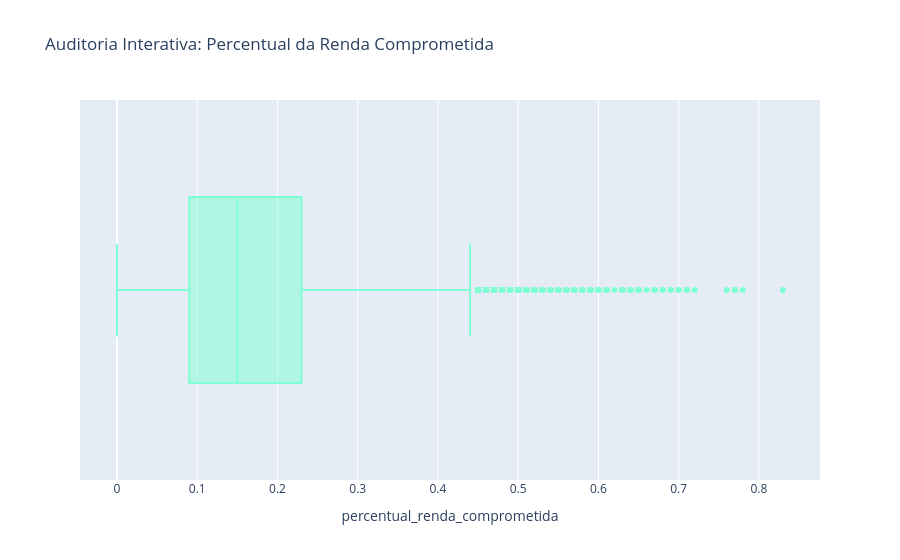

Notebook source saved alongside this figure:
### Code cell
import plotly.express as px

fig_comprometimento = px.box(
    df, 
    x="percentual_renda_comprometida", 
    title="Auditoria Interativa: Percentual da Renda Comprometida",
    points="outliers"
)
fig_comprometimento.update_traces(marker_color='aquamarine')
fig_comprometimento.show()

### Figure 1 — Plotly figure (JSON) as saved in the notebook; plotly's stock layout.template omitted (floating-point values rounded to 4 significant figures; data arrays with more than 128 entries replaced by an {"elided": "..."} marker saying what was removed)
{"data": [{"alignmentgroup": "True", "boxpoints": "outliers", "hovertemplate": "percentual_renda_comprometida=%{x}<extra></extra>", "legendgroup": "", "marker": {"color": "aquamarine"}, "name": "", "notched": false, "offsetgroup": "", "orientation": "h", "showlegend": false, "type": "box", "x": {"elided": "32416 float values"}, "x0": " ", "xaxis": "x", "y0": " ", "yaxis": "y"}], "layout": {"boxmode": "group", "legend": {"tracegroupgap": 0}, "title": {"text": "Auditoria Interativa: Percentual da Renda Comprometida"}, "xaxis": {"anchor": "y", "domain": [0, 1], "title": {"text": "percentual_renda_comprometida"}}, "yaxis": {"anchor": "x", "domain": [0, 1]}}}
